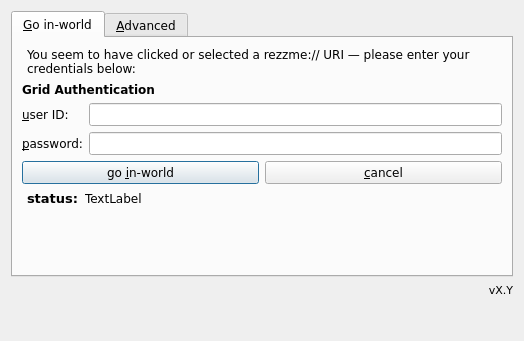
<ui version="4.0" >
 <class>RezzMe</class>
 <widget class="QDialog" name="RezzMe" >
  <property name="geometry" >
   <rect>
    <x>0</x>
    <y>0</y>
    <width>524</width>
    <height>341</height>
   </rect>
  </property>
  <property name="windowTitle" >
   <string>RezzMe:// Launcher</string>
  </property>
  <layout class="QVBoxLayout" name="verticalLayout_3" >
   <item>
    <widget class="QTabWidget" name="tabWidget" >
     <property name="font" >
      <font>
       <family>Bitstream Vera Sans</family>
      </font>
     </property>
     <property name="toolTip" >
      <string/>
     </property>
     <property name="currentIndex" >
      <number>0</number>
     </property>
     <property name="elideMode" >
      <enum>Qt::ElideLeft</enum>
     </property>
     <property name="usesScrollButtons" >
      <bool>true</bool>
     </property>
     <widget class="QWidget" name="tabSimple" >
      <property name="geometry" >
       <rect>
        <x>0</x>
        <y>0</y>
        <width>502</width>
        <height>266</height>
       </rect>
      </property>
      <attribute name="title" >
       <string>&amp;Go in-world</string>
      </attribute>
      <layout class="QVBoxLayout" name="verticalLayout_2" >
       <item>
        <widget class="QLabel" name="label_7" >
         <property name="font" >
          <font>
           <family>Bitstream Vera Sans</family>
          </font>
         </property>
         <property name="text" >
          <string>You seem to have clicked or selected a rezzme:// URI — please enter your credentials below:</string>
         </property>
         <property name="wordWrap" >
          <bool>true</bool>
         </property>
         <property name="indent" >
          <number>5</number>
         </property>
        </widget>
       </item>
       <item>
        <widget class="QLabel" name="labelAuthenticationName" >
         <property name="font" >
          <font>
           <family>Bitstream Vera Sans</family>
           <weight>75</weight>
           <bold>true</bold>
          </font>
         </property>
         <property name="text" >
          <string>Grid Authentication</string>
         </property>
        </widget>
       </item>
       <item>
        <layout class="QGridLayout" name="gridLayout" >
         <item row="0" column="0" >
          <widget class="QLabel" name="labelUser" >
           <property name="font" >
            <font>
             <family>Bitstream Vera Sans</family>
            </font>
           </property>
           <property name="text" >
            <string>&amp;user ID:</string>
           </property>
           <property name="buddy" >
            <cstring>lineEditUser</cstring>
           </property>
          </widget>
         </item>
         <item row="0" column="1" >
          <widget class="QLineEdit" name="lineEditUser" >
           <property name="font" >
            <font>
             <family>Bitstream Vera Sans</family>
            </font>
           </property>
           <property name="toolTip" >
            <string>&lt;!DOCTYPE HTML PUBLIC "-//W3C//DTD HTML 4.0//EN" "http://www.w3.org/TR/REC-html40/strict.dtd">
&lt;html>&lt;head>&lt;meta name="qrichtext" content="1" />&lt;style type="text/css">
p, li { white-space: pre-wrap; }
&lt;/style>&lt;/head>&lt;body style=" font-family:'Bitstream Vera Sans'; font-size:10pt; font-weight:400; font-style:normal;">
&lt;p style=" margin-top:0px; margin-bottom:0px; margin-left:0px; margin-right:0px; -qt-block-indent:0; text-indent:0px;">%(userid)s&lt;/p>&lt;/body>&lt;/html></string>
           </property>
          </widget>
         </item>
         <item row="1" column="0" >
          <widget class="QLabel" name="labelPassword" >
           <property name="font" >
            <font>
             <family>Bitstream Vera Sans</family>
            </font>
           </property>
           <property name="text" >
            <string>&amp;password:</string>
           </property>
           <property name="buddy" >
            <cstring>lineEditPassword</cstring>
           </property>
          </widget>
         </item>
         <item row="1" column="1" >
          <widget class="QLineEdit" name="lineEditPassword" >
           <property name="font" >
            <font>
             <family>Bitstream Vera Sans</family>
            </font>
           </property>
           <property name="toolTip" >
            <string>&lt;!DOCTYPE HTML PUBLIC "-//W3C//DTD HTML 4.0//EN" "http://www.w3.org/TR/REC-html40/strict.dtd">
&lt;html>&lt;head>&lt;meta name="qrichtext" content="1" />&lt;style type="text/css">
p, li { white-space: pre-wrap; }
&lt;/style>&lt;/head>&lt;body style=" font-family:'Bitstream Vera Sans'; font-size:10pt; font-weight:400; font-style:normal;">
&lt;p style=" margin-top:0px; margin-bottom:0px; margin-left:0px; margin-right:0px; -qt-block-indent:0; text-indent:0px;">%(password)s&lt;/p>&lt;/body>&lt;/html></string>
           </property>
           <property name="echoMode" >
            <enum>QLineEdit::Password</enum>
           </property>
          </widget>
         </item>
        </layout>
       </item>
       <item>
        <layout class="QHBoxLayout" name="horizontalLayout_2" >
         <item>
          <widget class="QPushButton" name="pushButtonOK" >
           <property name="font" >
            <font>
             <family>Bitstream Vera Sans</family>
            </font>
           </property>
           <property name="toolTip" >
            <string>&lt;!DOCTYPE HTML PUBLIC "-//W3C//DTD HTML 4.0//EN" "http://www.w3.org/TR/REC-html40/strict.dtd">
&lt;html>&lt;head>&lt;meta name="qrichtext" content="1" />&lt;style type="text/css">
p, li { white-space: pre-wrap; }
&lt;/style>&lt;/head>&lt;body style=" font-family:'Bitstream Vera Sans'; font-size:10pt; font-weight:400; font-style:normal;">
&lt;p style=" margin-top:0px; margin-bottom:0px; margin-left:0px; margin-right:0px; -qt-block-indent:0; text-indent:0px;">click here to start the virtual world client (e.g., the secondlife(tm) client)&lt;/p>&lt;/body>&lt;/html></string>
           </property>
           <property name="text" >
            <string>go &amp;in-world</string>
           </property>
           <property name="default" >
            <bool>true</bool>
           </property>
          </widget>
         </item>
         <item>
          <widget class="QPushButton" name="pushButtonCancel" >
           <property name="font" >
            <font>
             <family>Bitstream Vera Sans</family>
            </font>
           </property>
           <property name="toolTip" >
            <string>&lt;!DOCTYPE HTML PUBLIC "-//W3C//DTD HTML 4.0//EN" "http://www.w3.org/TR/REC-html40/strict.dtd">
&lt;html>&lt;head>&lt;meta name="qrichtext" content="1" />&lt;style type="text/css">
p, li { white-space: pre-wrap; }
&lt;/style>&lt;/head>&lt;body style=" font-family:'Bitstream Vera Sans'; font-size:10pt; font-weight:400; font-style:normal;">
&lt;p style=" margin-top:0px; margin-bottom:0px; margin-left:0px; margin-right:0px; -qt-block-indent:0; text-indent:0px;">click here to cancel&lt;/p>&lt;/body>&lt;/html></string>
           </property>
           <property name="text" >
            <string>&amp;cancel</string>
           </property>
          </widget>
         </item>
        </layout>
       </item>
       <item>
        <layout class="QHBoxLayout" name="horizontalLayout" >
         <item>
          <widget class="QLabel" name="label_8" >
           <property name="font" >
            <font>
             <family>Bitstream Vera Sans</family>
            </font>
           </property>
           <property name="text" >
            <string>&lt;!DOCTYPE HTML PUBLIC "-//W3C//DTD HTML 4.0//EN" "http://www.w3.org/TR/REC-html40/strict.dtd">
&lt;html>&lt;head>&lt;meta name="qrichtext" content="1" />&lt;style type="text/css">
p, li { white-space: pre-wrap; }
&lt;/style>&lt;/head>&lt;body style=" font-family:'DejaVu Sans'; font-size:10pt; font-weight:400; font-style:normal;">
&lt;p style=" margin-top:0px; margin-bottom:0px; margin-left:0px; margin-right:0px; -qt-block-indent:0; text-indent:0px; font-family:'Bitstream Vera Sans';">&lt;span style=" font-weight:600;">status:&lt;/span>&lt;/p>&lt;/body>&lt;/html></string>
           </property>
           <property name="indent" >
            <number>5</number>
           </property>
          </widget>
         </item>
         <item>
          <widget class="QLabel" name="labelStatus" >
           <property name="sizePolicy" >
            <sizepolicy vsizetype="Preferred" hsizetype="Expanding" >
             <horstretch>0</horstretch>
             <verstretch>0</verstretch>
            </sizepolicy>
           </property>
           <property name="font" >
            <font>
             <family>Bitstream Vera Sans</family>
            </font>
           </property>
           <property name="text" >
            <string>TextLabel</string>
           </property>
          </widget>
         </item>
        </layout>
       </item>
       <item>
        <spacer name="verticalSpacer_2" >
         <property name="font" >
          <font>
           <family>Bitstream Vera Sans</family>
          </font>
         </property>
         <property name="orientation" >
          <enum>Qt::Vertical</enum>
         </property>
         <property name="sizeHint" stdset="0" >
          <size>
           <width>20</width>
           <height>57</height>
          </size>
         </property>
        </spacer>
       </item>
      </layout>
     </widget>
     <widget class="QWidget" name="tabExpert" >
      <property name="geometry" >
       <rect>
        <x>0</x>
        <y>0</y>
        <width>502</width>
        <height>266</height>
       </rect>
      </property>
      <attribute name="title" >
       <string>&amp;Advanced</string>
      </attribute>
      <layout class="QVBoxLayout" name="verticalLayout" >
       <item>
        <widget class="QLabel" name="labelUri" >
         <property name="toolTip" >
          <string>grid name: %(gridname)s
grid tag: %(gridnick)s</string>
         </property>
         <property name="text" >
          <string>rezzme://cool.opensim.foo.com:9000/CoolPlaza/128/17/23</string>
         </property>
        </widget>
       </item>
       <item>
        <widget class="QLabel" name="labelAuthenticationName2" >
         <property name="font" >
          <font>
           <weight>75</weight>
           <bold>true</bold>
          </font>
         </property>
         <property name="text" >
          <string>Grid authentication</string>
         </property>
        </widget>
       </item>
       <item>
        <layout class="QGridLayout" name="gridLayout_2" >
         <item row="1" column="0" >
          <widget class="QLabel" name="labelPassword2" >
           <property name="text" >
            <string>&amp;password:</string>
           </property>
           <property name="buddy" >
            <cstring>lineEditPassword2</cstring>
           </property>
          </widget>
         </item>
         <item row="1" column="1" >
          <widget class="QLineEdit" name="lineEditPassword2" >
           <property name="toolTip" >
            <string>&lt;!DOCTYPE HTML PUBLIC "-//W3C//DTD HTML 4.0//EN" "http://www.w3.org/TR/REC-html40/strict.dtd">
&lt;html>&lt;head>&lt;meta name="qrichtext" content="1" />&lt;style type="text/css">
p, li { white-space: pre-wrap; }
&lt;/style>&lt;/head>&lt;body style=" font-family:'Bitstream Vera Sans'; font-size:10pt; font-weight:400; font-style:normal;">
&lt;p style=" margin-top:0px; margin-bottom:0px; margin-left:0px; margin-right:0px; -qt-block-indent:0; text-indent:0px;">%(password)s&lt;/p>&lt;/body>&lt;/html></string>
           </property>
           <property name="echoMode" >
            <enum>QLineEdit::Password</enum>
           </property>
          </widget>
         </item>
         <item row="0" column="0" >
          <widget class="QLabel" name="labelUser2" >
           <property name="text" >
            <string>&amp;user ID:</string>
           </property>
           <property name="buddy" >
            <cstring>lineEditUser2</cstring>
           </property>
          </widget>
         </item>
         <item row="0" column="1" >
          <widget class="QLineEdit" name="lineEditUser2" />
         </item>
        </layout>
       </item>
       <item>
        <widget class="QCheckBox" name="checkBoxOverride" >
         <property name="layoutDirection" >
          <enum>Qt::LeftToRight</enum>
         </property>
         <property name="text" >
          <string>use a &amp;different avatar</string>
         </property>
        </widget>
       </item>
       <item>
        <layout class="QHBoxLayout" name="horizontalLayout_4" >
         <item>
          <widget class="QCheckBox" name="checkBoxBookmark" >
           <property name="toolTip" >
            <string>&lt;!DOCTYPE HTML PUBLIC "-//W3C//DTD HTML 4.0//EN" "http://www.w3.org/TR/REC-html40/strict.dtd">
&lt;html>&lt;head>&lt;meta name="qrichtext" content="1" />&lt;style type="text/css">
p, li { white-space: pre-wrap; }
&lt;/style>&lt;/head>&lt;body style=" font-family:'Bitstream Vera Sans'; font-size:10pt; font-weight:400; font-style:normal;">
&lt;p style=" margin-top:0px; margin-bottom:0px; margin-left:0px; margin-right:0px; -qt-block-indent:0; text-indent:0px;">if you want to bookmark this place, click here before going in-world&lt;/p>&lt;/body>&lt;/html></string>
           </property>
           <property name="text" >
            <string>&amp;bookmark this place</string>
           </property>
          </widget>
         </item>
         <item>
          <layout class="QHBoxLayout" name="horizontalLayout_3" >
           <item>
            <widget class="QLabel" name="label_3" >
             <property name="text" >
              <string>&amp;virtual client to use:</string>
             </property>
             <property name="buddy" >
              <cstring>comboBoxClients</cstring>
             </property>
            </widget>
           </item>
           <item>
            <widget class="QComboBox" name="comboBoxClients" >
             <property name="toolTip" >
              <string>&lt;!DOCTYPE HTML PUBLIC "-//W3C//DTD HTML 4.0//EN" "http://www.w3.org/TR/REC-html40/strict.dtd">
&lt;html>&lt;head>&lt;meta name="qrichtext" content="1" />&lt;style type="text/css">
p, li { white-space: pre-wrap; }
&lt;/style>&lt;/head>&lt;body style=" font-family:'Bitstream Vera Sans'; font-size:10pt; font-weight:400; font-style:normal;">
&lt;p style=" margin-top:0px; margin-bottom:0px; margin-left:0px; margin-right:0px; -qt-block-indent:0; text-indent:0px;">select a specific virtual world client here (or add a new one even)&lt;/p>&lt;/body>&lt;/html></string>
             </property>
            </widget>
           </item>
          </layout>
         </item>
        </layout>
       </item>
       <item>
        <layout class="QHBoxLayout" name="horizontalLayout_5" >
         <item>
          <widget class="QPushButton" name="pushButtonOK2" >
           <property name="toolTip" >
            <string>&lt;!DOCTYPE HTML PUBLIC "-//W3C//DTD HTML 4.0//EN" "http://www.w3.org/TR/REC-html40/strict.dtd">
&lt;html>&lt;head>&lt;meta name="qrichtext" content="1" />&lt;style type="text/css">
p, li { white-space: pre-wrap; }
&lt;/style>&lt;/head>&lt;body style=" font-family:'Bitstream Vera Sans'; font-size:10pt; font-weight:400; font-style:normal;">
&lt;p style=" margin-top:0px; margin-bottom:0px; margin-left:0px; margin-right:0px; -qt-block-indent:0; text-indent:0px;">click here to start the virtual world client (e.g., the secondlife(tm) client)&lt;/p>&lt;/body>&lt;/html></string>
           </property>
           <property name="text" >
            <string>go &amp;in-world</string>
           </property>
           <property name="default" >
            <bool>true</bool>
           </property>
          </widget>
         </item>
         <item>
          <widget class="QPushButton" name="pushButtonCancel2" >
           <property name="toolTip" >
            <string>&lt;!DOCTYPE HTML PUBLIC "-//W3C//DTD HTML 4.0//EN" "http://www.w3.org/TR/REC-html40/strict.dtd">
&lt;html>&lt;head>&lt;meta name="qrichtext" content="1" />&lt;style type="text/css">
p, li { white-space: pre-wrap; }
&lt;/style>&lt;/head>&lt;body style=" font-family:'Bitstream Vera Sans'; font-size:10pt; font-weight:400; font-style:normal;">
&lt;p style=" margin-top:0px; margin-bottom:0px; margin-left:0px; margin-right:0px; -qt-block-indent:0; text-indent:0px;">click here to cancel&lt;/p>&lt;/body>&lt;/html></string>
           </property>
           <property name="text" >
            <string>&amp;cancel</string>
           </property>
          </widget>
         </item>
        </layout>
       </item>
       <item>
        <layout class="QHBoxLayout" name="horizontalLayout_6" >
         <item>
          <widget class="QLabel" name="label_9" >
           <property name="text" >
            <string>&lt;!DOCTYPE HTML PUBLIC "-//W3C//DTD HTML 4.0//EN" "http://www.w3.org/TR/REC-html40/strict.dtd">
&lt;html>&lt;head>&lt;meta name="qrichtext" content="1" />&lt;style type="text/css">
p, li { white-space: pre-wrap; }
&lt;/style>&lt;/head>&lt;body style=" font-family:'DejaVu Sans'; font-size:10pt; font-weight:400; font-style:normal;">
&lt;p style=" margin-top:0px; margin-bottom:0px; margin-left:0px; margin-right:0px; -qt-block-indent:0; text-indent:0px; font-family:'Bitstream Vera Sans';">&lt;span style=" font-weight:600;">status:&lt;/span>&lt;/p>&lt;/body>&lt;/html></string>
           </property>
           <property name="indent" >
            <number>5</number>
           </property>
          </widget>
         </item>
         <item>
          <widget class="QLabel" name="labelStatus2" >
           <property name="sizePolicy" >
            <sizepolicy vsizetype="Preferred" hsizetype="Expanding" >
             <horstretch>0</horstretch>
             <verstretch>0</verstretch>
            </sizepolicy>
           </property>
           <property name="text" >
            <string>TextLabel</string>
           </property>
          </widget>
         </item>
        </layout>
       </item>
       <item>
        <spacer name="verticalSpacer_3" >
         <property name="orientation" >
          <enum>Qt::Vertical</enum>
         </property>
         <property name="sizeHint" stdset="0" >
          <size>
           <width>20</width>
           <height>40</height>
          </size>
         </property>
        </spacer>
       </item>
      </layout>
     </widget>
    </widget>
   </item>
   <item>
    <widget class="QLabel" name="labelVersion" >
     <property name="font" >
      <font>
       <family>Bitstream Vera Sans</family>
       <pointsize>8</pointsize>
      </font>
     </property>
     <property name="toolTip" >
      <string>&lt;!DOCTYPE HTML PUBLIC "-//W3C//DTD HTML 4.0//EN" "http://www.w3.org/TR/REC-html40/strict.dtd">
&lt;html>&lt;head>&lt;meta name="qrichtext" content="1" />&lt;style type="text/css">
p, li { white-space: pre-wrap; }
&lt;/style>&lt;/head>&lt;body style=" font-family:'Bitstream Vera Sans'; font-size:8pt; font-weight:400; font-style:normal;">
&lt;p style=" margin-top:0px; margin-bottom:0px; margin-left:0px; margin-right:0px; -qt-block-indent:0; text-indent:0px;">%(name)s %(version)s&lt;/p>
&lt;p style="-qt-paragraph-type:empty; margin-top:0px; margin-bottom:0px; margin-left:0px; margin-right:0px; -qt-block-indent:0; text-indent:0px;">&lt;/p>
&lt;p style=" margin-top:0px; margin-bottom:0px; margin-left:0px; margin-right:0px; -qt-block-indent:0; text-indent:0px;">author: %(author)s&lt;/p>
&lt;p style=" margin-top:0px; margin-bottom:0px; margin-left:0px; margin-right:0px; -qt-block-indent:0; text-indent:0px;">publisher: %(publisher)s&lt;/p>
&lt;p style=" margin-top:0px; margin-bottom:0px; margin-left:0px; margin-right:0px; -qt-block-indent:0; text-indent:0px;">license: %(license)s&lt;/p>
&lt;p style=" margin-top:0px; margin-bottom:0px; margin-left:0px; margin-right:0px; -qt-block-indent:0; text-indent:0px;">web site: %(url)s&lt;/p>&lt;/body>&lt;/html></string>
     </property>
     <property name="text" >
      <string>vX.Y</string>
     </property>
     <property name="alignment" >
      <set>Qt::AlignRight|Qt::AlignTrailing|Qt::AlignVCenter</set>
     </property>
    </widget>
   </item>
   <item>
    <spacer name="verticalSpacer" >
     <property name="font" >
      <font>
       <family>Bitstream Vera Sans</family>
      </font>
     </property>
     <property name="orientation" >
      <enum>Qt::Vertical</enum>
     </property>
     <property name="sizeHint" stdset="0" >
      <size>
       <width>20</width>
       <height>15</height>
      </size>
     </property>
    </spacer>
   </item>
  </layout>
  <zorder>labelVersion</zorder>
  <zorder>tabWidget</zorder>
 </widget>
 <resources/>
 <connections>
  <connection>
   <sender>pushButtonCancel</sender>
   <signal>clicked()</signal>
   <receiver>RezzMe</receiver>
   <slot>reject()</slot>
   <hints>
    <hint type="sourcelabel" >
     <x>366</x>
     <y>166</y>
    </hint>
    <hint type="destinationlabel" >
     <x>415</x>
     <y>328</y>
    </hint>
   </hints>
  </connection>
  <connection>
   <sender>pushButtonCancel2</sender>
   <signal>clicked()</signal>
   <receiver>RezzMe</receiver>
   <slot>reject()</slot>
   <hints>
    <hint type="sourcelabel" >
     <x>335</x>
     <y>264</y>
    </hint>
    <hint type="destinationlabel" >
     <x>358</x>
     <y>328</y>
    </hint>
   </hints>
  </connection>
 </connections>
</ui>
